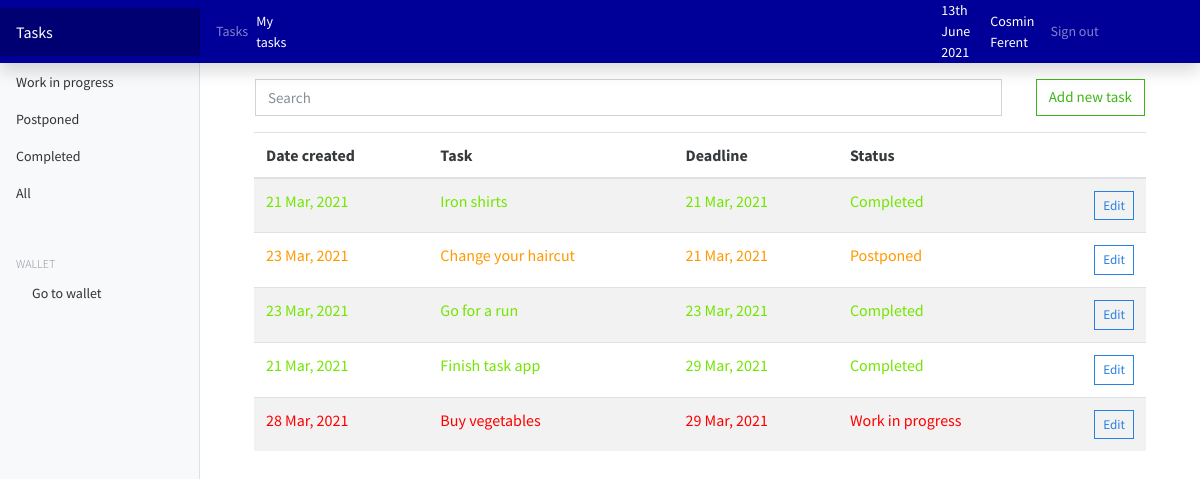
Screenshot of /todos/ (signed in) with the database file from the repository.
### todos/models.py (models this page shows, shortened)
class Todo(models.Model):
    owner = models.ForeignKey(to=User, on_delete=models.CASCADE)
    created = models.DateField(auto_now_add=True)
    description = models.TextField()
    deadline = models.DateField(default=now)
    status = models.CharField(max_length=100)
    class Meta:
        ordering = ['-deadline']

### todos/views.py (the view)
# urls.py: path('', views.my_todos, name='todos'),
@login_required(login_url='/authentication/login/')
def my_todos(request):
    todos = Todo.objects.filter(owner=request.user).order_by('deadline')
    paginator = Paginator(todos, 10)
    page_number = request.GET.get('page')
    page_object = Paginator.get_page(paginator, page_number)
    context = {
        'todos': todos,
        'page_object': page_object,
        'today_date': today_date
    }
    return render(request, 'todos/todos.html', context)

### todos/templates/todos/todos.html (shortened to what this page needs)
{% extends 'todos/base.html' %}
{% load static %}
        {% block topmenu %}
            <li class="nav-item text-nowrap mr-2"><a class="nav-link" href="{% url 'todos' %}">Tasks</a></li>
            <li class="breadcrumb-item active" style="color: white;" aria-current="page">My tasks</li>
        {% endblock %}
        {% block content %}
            <div class="container mt-3">
                <div class="row">
                    <div class="col-md-10">
                        <div class="form-group ml-3">
                            <input type="text" class="form-control" id="searchField" placeholder="Search">
                        </div>
                    </div>
                    <div class="col-md-2">
                        <a href="{% url 'add-todo' %}" class="btn btn-outline-success  float-right mr-3">Add new task</a>
                    </div>
                </div>
                <div class="container">
                    {% if todos.count %}
                        <div class="app-table">
                            <table class="table table-striped table-hover">
                                <thead>
                                    <tr>
                                        <th>Date created</th>
                                        <th>Task</th>
                                        <th>Deadline</th>
                                        <th>Status</th>
                                        <th></th>
                                    </tr>
                                </thead>
                                <tbody>
                                    {% for todo in page_object %}
                                        <tr>
                                            {% if todo.status == 'Completed' %}
                                                <td style="color: #73e600">{{ todo.created | date:'d M, Y' }}</td>
                                                <td style="color: #73e600">{{ todo.description }}</td>
                                                <td style="color: #73e600">{{ todo.deadline | date:'d M, Y' }}</td>
                                                <td style="color: #73e600">{{ todo.status }}</td>
                                            {% elif todo.status == 'Postponed' %}
                                                <td style="color: #ff9900">{{ todo.created | date:'d M, Y' }}</td>
                                                <td style="color: #ff9900">{{ todo.description }}</td>
                                                <td style="color: #ff9900">{{ todo.deadline | date:'d M, Y' }}</td>
                                                <td style="color: #ff9900">{{ todo.status }}</td>
                                            {% elif todo.deadline < today_date and todo.status == 'Work in progress' %}
                                                <td style="color: red">{{ todo.created | date:'d M, Y' }}</td>
                                                <td style="color: red">{{ todo.description }}</td>
                                                <td style="color: red">{{ todo.deadline | date:'d M, Y' }}</td>
                                                <td style="color: red">{{ todo.status }}</td>
                                            {% else %}
                                                <td>{{ todo.created | date:'d M, Y' }}</td>
                                                <td>{{ todo.description }}</td>
                                                <td>{{ todo.deadline | date:'d M, Y' }}</td>
                                                <td>{{ todo.status }}</td>
                                            {% endif %}
                                            <td><a href="{% url 'edit-todo' todo.id %}" class="btn btn-outline-primary btn-sm float-right mr-auto">Edit</a></td>
                                        </tr>
                                    {% endfor %}
                                </tbody>
                            </table>
                        </div>
                    {% endif %}
                </div>
            </div>
        {% endblock %}

### todos/templates/todos/base.html (shortened to what this page needs)
{% load static %}
<html lang="en">
    <head>
        <link href="{% static 'wallet/css/bootstrap.min.css' %}" rel="stylesheet">
        <link href="{% static 'wallet/css/main.css' %}" rel="stylesheet">
        <link href="{% static 'wallet/css/dashboard.css' %}" rel="stylesheet">
    </head>
    <body>
        <nav class="navbar navbar-dark sticky-top flex-md-nowrap p-0 shadow" style="background-color: #000099;">
            <a class="navbar-brand col-md-3 col-lg-2 mr-0 px-3" href="{% url 'todos' %}">Tasks</a>
            <ul class="navbar-nav px-3" style="display: flex; flex-direction: row; align-items: center;">
                {% block topmenu %}
                {% endblock %}
                <li style="color: white; padding-right: 20px">{% now "jS F Y" %}</li>
                <li class="" style="color: white;">{{ request.user.get_full_name }}</li>
                <li class="nav-item text-nowrap">
                    <a class="nav-link ml-3" href="{% url 'logout' %}">Sign out</a>
                </li>
            </ul>
        </nav>
        <div class="container-fluid">
            <div class="row">
                {% include 'todos/partials/_sidebar.html' %}
                <main role="main" class="col-md-9 ml-sm-auto col-lg-10 px-md-4">
                    {% block content %}
                    {% endblock %}
                </main>
            </div>
        </div>
    </body>
</html>

### walletwebsite/static/wallet/css/dashboard.css (style rules this page uses)
body { font-size: .875rem; }
.navbar-brand { padding-top: .75rem; padding-bottom: .75rem; font-size: 1rem; background-color: rgba(0, 0, 0, .25); box-shadow: inset -1px 0 0 rgba(0, 0, 0, .25); }

### rows the page displays
Todo: created "21 Mar, 2021", description "Iron shirts", deadline "21 Mar, 2021", status "Completed"
Todo: created "23 Mar, 2021", description "Change your haircut", deadline "21 Mar, 2021", status "Postponed"
Todo: created "23 Mar, 2021", description "Go for a run", deadline "23 Mar, 2021", status "Completed"
Todo: created "21 Mar, 2021", description "Finish task app", deadline "29 Mar, 2021", status "Completed"
Todo: created "28 Mar, 2021", description "Buy vegetables", deadline "29 Mar, 2021", status "Work in progress"

### other values shown
{{ request.user.get_full_name }} "Cosmin Ferent"
